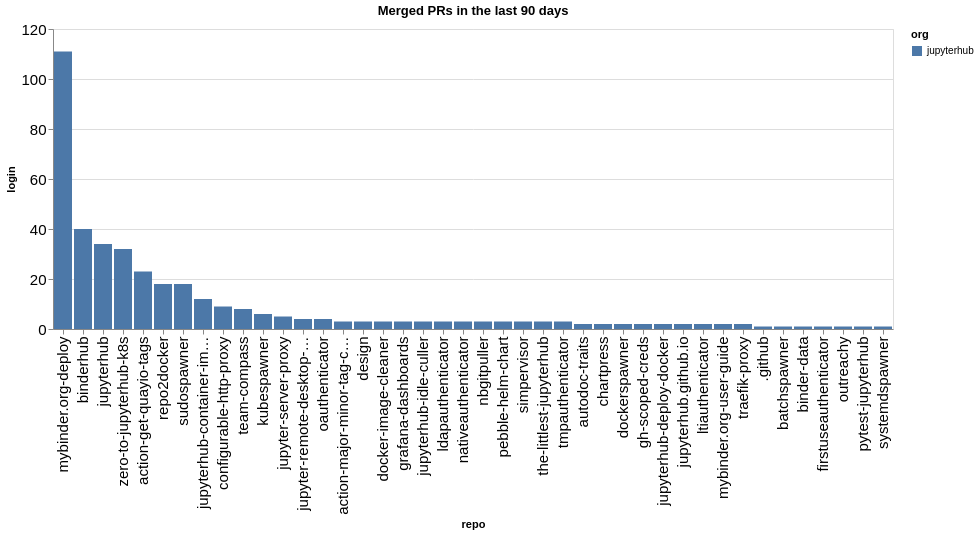

The cell this chart's notebook holds for it:
### Code cell
prs_by_repo = merged.groupby(['org', 'repo']).count()['login'].reset_index().sort_values(['org', 'login'], ascending=False)
alt.Chart(data=prs_by_repo, title=f"Merged PRs in the last {n_days} days").mark_bar().encode(
    x=alt.X('repo', sort=prs_by_repo['repo'].values.tolist()),
    y='login',
    color='org'
)

### Figure 1 — Vega-Lite specification as saved in the notebook (floating-point values rounded to 4 significant figures)
{"config": {"axisLeft": {"labelFontSize": 15}, "axisBottom": {"labelFontSize": 15}}, "data": {"name": "data-955c640419b6e4089acbdfd6465ed039"}, "mark": {"type": "bar"}, "encoding": {"color": {"field": "org", "type": "nominal"}, "x": {"field": "repo", "sort": ["mybinder.org-deploy", "binderhub", "jupyterhub", "zero-to-jupyterhub-k8s", "action-get-quayio-tags", "repo2docker", "sudospawner", "jupyterhub-container-images", "configurable-http-proxy", "team-compass", "kubespawner", "jupyter-server-proxy", "jupyter-remote-desktop-proxy", "oauthenticator", "action-major-minor-tag-calculator", "design", "docker-image-cleaner", "grafana-dashboards", "jupyterhub-idle-culler", "ldapauthenticator", "nativeauthenticator", "nbgitpuller", "pebble-helm-chart", "simpervisor", "the-littlest-jupyterhub", "tmpauthenticator", "autodoc-traits", "chartpress", "dockerspawner", "gh-scoped-creds", "jupyterhub-deploy-docker", "jupyterhub.github.io", "ltiauthenticator", "mybinder.org-user-guide", "traefik-proxy", ".github", "batchspawner", "binder-data", "firstuseauthenticator", "outreachy", "pytest-jupyterhub", "systemdspawner"], "type": "nominal"}, "y": {"field": "login", "type": "quantitative"}}, "title": "Merged PRs in the last 90 days", "$schema": "https://vega.github.io/schema/vega-lite/v5.20.1.json", "datasets": {"data-955c640419b6e4089acbdfd6465ed039": [{"org": "jupyterhub", "repo": "mybinder.org-deploy", "login": 111}, {"org": "jupyterhub", "repo": "binderhub", "login": 40}, {"org": "jupyterhub", "repo": "jupyterhub", "login": 34}, {"org": "jupyterhub", "repo": "zero-to-jupyterhub-k8s", "login": 32}, {"org": "jupyterhub", "repo": "action-get-quayio-tags", "login": 23}, {"org": "jupyterhub", "repo": "repo2docker", "login": 18}, {"org": "jupyterhub", "repo": "sudospawner", "login": 18}, {"org": "jupyterhub", "repo": "jupyterhub-container-images", "login": 12}, {"org": "jupyterhub", "repo": "configurable-http-proxy", "login": 9}, {"org": "jupyterhub", "repo": "team-compass", "login": 8}, {"org": "jupyterhub", "repo": "kubespawner", "login": 6}, {"org": "jupyterhub", "repo": "jupyter-server-proxy", "login": 5}, {"org": "jupyterhub", "repo": "jupyter-remote-desktop-proxy", "login": 4}, {"org": "jupyterhub", "repo": "oauthenticator", "login": 4}, {"org": "jupyterhub", "repo": "action-major-minor-tag-calculator", "login": 3}, {"org": "jupyterhub", "repo": "design", "login": 3}, {"org": "jupyterhub", "repo": "docker-image-cleaner", "login": 3}, {"org": "jupyterhub", "repo": "grafana-dashboards", "login": 3}, {"org": "jupyterhub", "repo": "jupyterhub-idle-culler", "login": 3}, {"org": "jupyterhub", "repo": "ldapauthenticator", "login": 3}, {"org": "jupyterhub", "repo": "nativeauthenticator", "login": 3}, {"org": "jupyterhub", "repo": "nbgitpuller", "login": 3}, {"org": "jupyterhub", "repo": "pebble-helm-chart", "login": 3}, {"org": "jupyterhub", "repo": "simpervisor", "login": 3}, {"org": "jupyterhub", "repo": "the-littlest-jupyterhub", "login": 3}, {"org": "jupyterhub", "repo": "tmpauthenticator", "login": 3}, {"org": "jupyterhub", "repo": "autodoc-traits", "login": 2}, {"org": "jupyterhub", "repo": "chartpress", "login": 2}, {"org": "jupyterhub", "repo": "dockerspawner", "login": 2}, {"org": "jupyterhub", "repo": "gh-scoped-creds", "login": 2}, {"org": "jupyterhub", "repo": "jupyterhub-deploy-docker", "login": 2}, {"org": "jupyterhub", "repo": "jupyterhub.github.io", "login": 2}, {"org": "jupyterhub", "repo": "ltiauthenticator", "login": 2}, {"org": "jupyterhub", "repo": "mybinder.org-user-guide", "login": 2}, {"org": "jupyterhub", "repo": "traefik-proxy", "login": 2}, {"org": "jupyterhub", "repo": ".github", "login": 1}, {"org": "jupyterhub", "repo": "batchspawner", "login": 1}, {"org": "jupyterhub", "repo": "binder-data", "login": 1}, {"org": "jupyterhub", "repo": "firstuseauthenticator", "login": 1}, {"org": "jupyterhub", "repo": "outreachy", "login": 1}, {"org": "jupyterhub", "repo": "pytest-jupyterhub", "login": 1}, {"org": "jupyterhub", "repo": "systemdspawner", "login": 1}]}}
